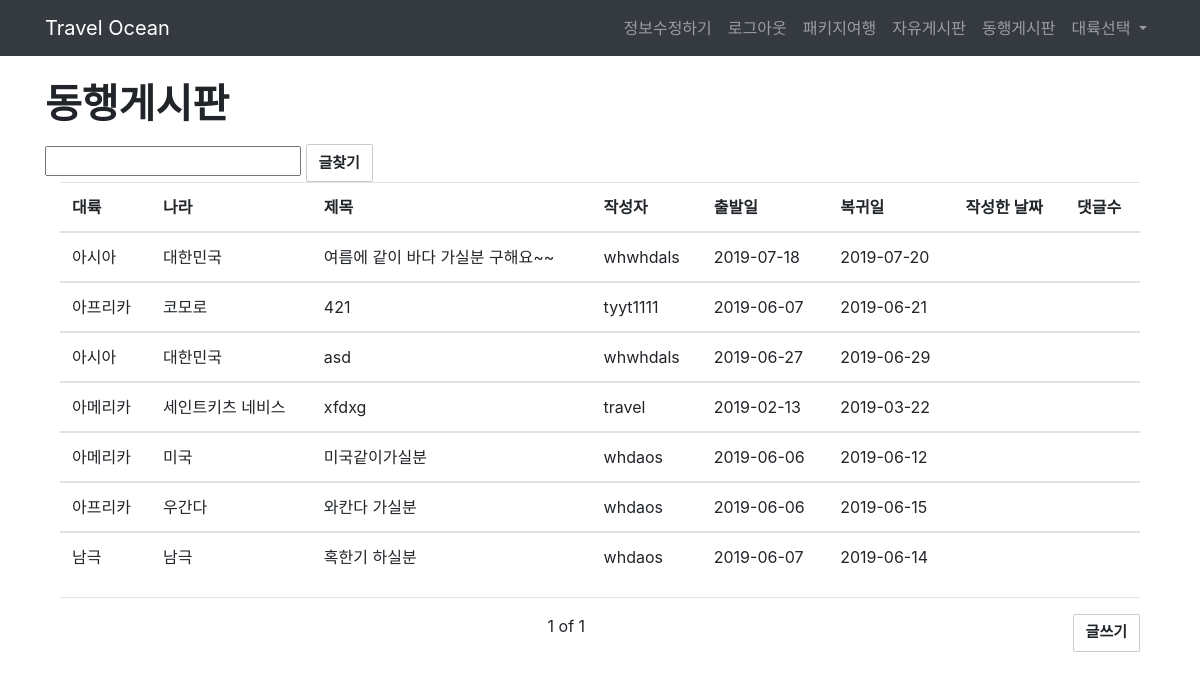
The app's page /company/companytest/ (signed in) with its own data.
### company/models.py (models this page shows, shortened)
class Continent_blog(models.Model):
    title = models.CharField(max_length=30)
    content = models.TextField()
    author = models.ForeignKey(User, on_delete=models.CASCADE)
    continent = models.CharField(max_length=30, null=False)
    country = models.CharField(max_length=30, null=False)
    hashtag = models.CharField(max_length=10, null=False)
    start_at = models.CharField(max_length=40, null=False)
    comeback_at = models.CharField(max_length=40, null=False)
    created_at = models.DateTimeField(auto_now_add=True)
    updated_at = models.DateTimeField(auto_now=True)
    class Meta:
        ordering=['-id']

### index/models.py (models this page shows)
class User(AbstractUser):
    name = models.CharField(max_length=10)
    phone = models.CharField(max_length=15)
    birth = models.CharField(max_length=10)

### company/views.py (the view)
# urls.py: path('companytest/', views.companygogo, name="companytest"),
def companygogo(request):
    blogs = Continent_blog.objects.all()
    list = request.GET.get("list")
    CL = request.GET.get("countrylist")
    if list:
        blogs = blogs.filter(title__contains=list)
    if CL:
        blogs = blogs.filter(country__contains=CL)
    paginator = Paginator(blogs, 10)
    page = request.GET.get('page')
    posts = paginator.get_page(page)
    return render(request, "companytest.html", {'blogs':blogs, 'posts':posts})

### company/company/templates/companytest.html (shortened to what this page needs)
{% extends 'base.html' %}
{% load staticfiles %}
    {% block content %}
             <div class="container">
    <h1 class="mt-4 mb-3"><b>동행게시판</b></h1>
          <form action="">
                <input type="text" name="list" >
                <input type="submit" value="글찾기" class = "btn btn-default">
          </form>
      <div class="container">
      <table class ="table table-hover">
        <thead>
          <tr>
            <th>대륙</th>
            <th>나라</th>
              <th>제목</th>
            <th>작성자</th>
            <th>출발일</th>
            <th>복귀일</th>
            <th>작성한 날짜</th>
            <th>댓글수</th>
          </tr>
        </thead>
        <tbody>
        <tr>
            {% for continent_list in posts %}
          <td>{{ continent_list.continent }}</td>
          <td>{{ continent_list.country }}</td>
          <td>{{ continent_list.title }}</td>
          <td>{{ continent_list.author }}</td>
          <td>{{ continent_list.start_at }}</td>
          <td>{{ continent_list.comeback_at }}</td>
          <td>{{ continent_list.create_at }}</td>
        </tr>
        </tbody>
                      {% endfor %}
      </table>
      <hr/>
      <a class = "btn btn-default pull-right" href="{% url 'continentcreatego' %}">글쓰기</a>
      <div class = "text-center">
            <span>{{posts.number}}</span>
            <span>of</span>
            <span>{{posts.paginator.num_pages}}</span>
      </div>
    </div>
    </div>
    {% endblock %}

### records on screen
Continent_blog: continent "아시아", country "대한민국", title "여름에 같이 바다 가실분 구해요~~", author "whwhdals", start_at "2019-07-18", comeback_at "2019-07-20"
Continent_blog: continent "아프리카", country "코모로", title "421", author "tyyt1111", start_at "2019-06-07", comeback_at "2019-06-21"
Continent_blog: continent "아시아", country "대한민국", title "asd", author "whwhdals", start_at "2019-06-27", comeback_at "2019-06-29"
Continent_blog: continent "아메리카", country "세인트키츠 네비스", title "xfdxg", author "travel", start_at "2019-02-13", comeback_at "2019-03-22"
Continent_blog: continent "아메리카", country "미국", title "미국같이가실분", author "whdaos", start_at "2019-06-06", comeback_at "2019-06-12"
Continent_blog: continent "아프리카", country "우간다", title "와칸다 가실분", author "whdaos", start_at "2019-06-06", comeback_at "2019-06-15"
Continent_blog: continent "남극", country "남극", title "혹한기 하실분", author "whdaos", start_at "2019-06-07", comeback_at "2019-06-14"

### other values on screen
{{ posts.number }} "1"
{{ posts.paginator.num_pages }} "1"
